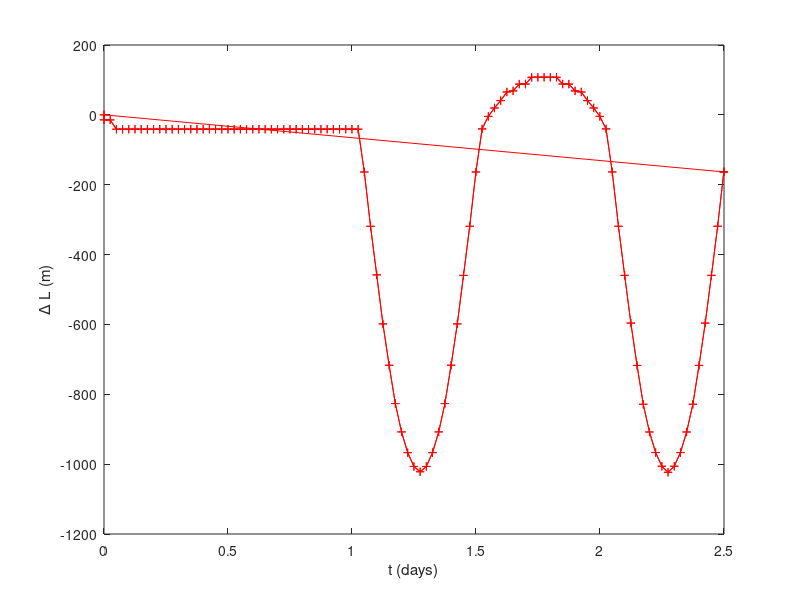

MATLAB code for this plot: (Note: this script raises an error after producing the figure.)
%%
M=importdata('dsdx-GL.dat');

%I=find(M(:,1)<1/diy) ; n=numel(I) ; A=[ones(n,1) M(I,1)] ; sol=A\M(I,2); 
%M(:,2)=M(:,2)-sol(1)-sol(2)*M(:,1);
%M(:,3)=M(:,3)-sol(1)-sol(2)*M(:,1);

figure

diy=365.15;

plot(diy*M(:,1),M(:,2),'+-r')
hold on

%plot(diy*M(:,1),M(:,2)+M(:,3),'r')
%plot(diy*M(:,1),M(:,2)-M(:,3),'r')
xlabel('t (days)') ; ylabel('\Delta L (m)')

rho=920 ; rhow=1030 ; dhdx=-0.001 ; dsdx=[] ; dS=2; dBdx=-0.01;
dL=TidalMigrationDistance(rho,rhow,dhdx,dsdx,dBdx,dS);
[dL.neg dL.pos dL.neg-dL.pos]
[max(M(:,2)) min(M(:,2)) max(M(:,2))-min(M(:,2))]

%%
%figure
figure
diy=365.15;
M=importdata('dsdx-GL.dat');


% gradient through first day
I=find(M(:,1)<1/diy) ; n=numel(I) ; A=[ones(n,1) M(I,1)] ; sol=A\M(I,2); 
M(:,2)=M(:,2)-sol(1)-sol(2)*M(:,1);
M(:,3)=M(:,3)-sol(1)-sol(2)*M(:,1);

%plot(diy*M(:,1),sol(1)+sol(2)*M(:,1),'g') ; hold on



plot(diy*M(:,1),M(:,2),'+-b')
hold on

%plot(diy*M(:,1),M(:,2)+M(:,3),'b')
%plot(diy*M(:,1),M(:,2)-M(:,3),'b')
xlabel('t (days)') ; ylabel('\Delta L (m)')

legend('dh/dx=-0.001','ds/dx=-0.001')


%plot(diy*M(:,1),M(:,1)*0+dL.neg,'r--') ; plot(diy*M(:,1),M(:,1)*0+dL.pos,'r--')


dsdx=-0.001; dhdx=[];
dL=TidalMigrationDistance(rho,rhow,dhdx,dsdx,dBdx,dS);
%plot(diy*M(:,1),M(:,1)*0+dL.neg,'b--') ; plot(diy*M(:,1),M(:,1)*0+dL.pos,'b--')

[dL.neg dL.pos dL.neg-dL.pos]
[max(M(:,2)) min(M(:,2)) max(M(:,2))-min(M(:,2))]

